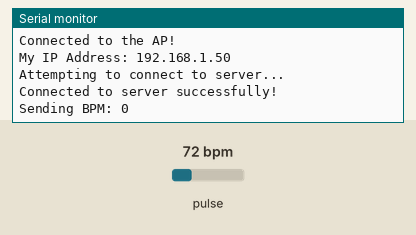
Simulated run of this sketch. Board: ESP32. On the bench: the last lines printed to the serial monitor. The test bench sets the inputs (shaded band); at power-on: pulse 72 bpm. WiFi joins after 1.5 s; servers stay silent unless stated.

Above: at 2.7 s.
2.8 s: pulse set to 42 bpm
At 3.9 s:
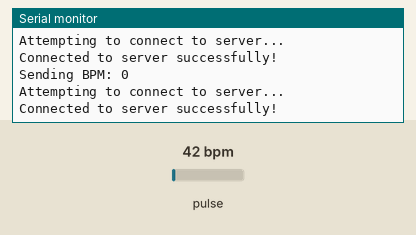
4.3 s: pulse set to 70 bpm
At 5.08 s:
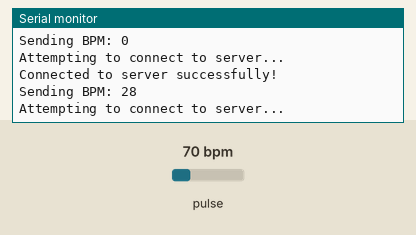
Timing chart, 0 to 7.3 s (numbered marks = the images above; inputs shaded):
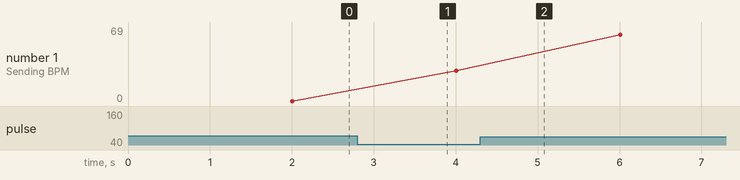

Measured:
- plotted number 1: 0 → 28 after the input at 2.8 s, 28 → 69 after the input at 4.3 s

The sketch:

wifi-testing.ino
```cpp
#include <WiFi.h>
#include <Wire.h>
#include "MAX30105.h"
#include "heartRate.h"

// Network credentials of the AP we want to connect to
const char* ssid = "ESP32-AP";
const char* password = "12345678";

// The default IP address of the ESP32 Access Point
const char* serverIP = "192.168.4.1";
const int serverPort = 80;

// Create a WiFi client object
WiFiClient client;

// MAX30102 sensor object
MAX30105 particleSensor;

// Beat detection state
const byte RATE_SIZE = 4;        // moving average of last 4 readings
byte rates[RATE_SIZE];
byte rateSpot = 0;
long lastBeat = 0;
float beatsPerMinute = 0;
int beatAvg = 0;

// Send timing (we replace delay() with a millis timer — see note below)
unsigned long lastSend = 0;
const unsigned long SEND_INTERVAL = 2000;  // send every 2 seconds

void setup() {
  Serial.begin(115200);

  // --- Init MAX30102 over I2C (SDA=GPIO21, SCL=GPIO22) ---
  Serial.println("Initializing MAX30102...");
  Wire.begin(41, 42);
  if (!particleSensor.begin(Wire, I2C_SPEED_FAST)) {
    Serial.println("MAX30102 not found. Check wiring!");
    while (1);  // halt
  }

  // Set up the sensor for heart rate monitoring
  byte ledBrightness = 0x1F;  // ~6.4mA - good for HR
  byte sampleAverage = 4;
  byte ledMode = 2;       // Red + IR only (works for MAX30102 AND MAX30105)
  byte sampleRate = 100;  // 100 Hz - what the algorithm expects
  int pulseWidth = 411;
  int adcRange = 4096;
  particleSensor.setup(ledBrightness, sampleAverage, ledMode, sampleRate, pulseWidth, adcRange);
  particleSensor.setPulseAmplitudeRed(0x0A);
  particleSensor.setPulseAmplitudeGreen(0);  // Turn off Green LED (not needed for HR)
  Serial.println("Sensor ready. Place finger on sensor.");

  // Set ESP32 to Station mode (client mode)
  WiFi.mode(WIFI_STA);

  // Connect to the Access Point
  Serial.print("Connecting to AP: ");
  Serial.println(ssid);
  WiFi.begin(ssid, password);

  // Wait until successfully connected to the Wi-Fi network
  while (WiFi.status() != WL_CONNECTED) {
    delay(500);
    Serial.print(".");
  }
  Serial.println("\nConnected to the AP!");
  Serial.print("My IP Address: ");
  Serial.println(WiFi.localIP());
}

void loop() {
  // 1. Read the IR value EVERY loop iteration.
  //    checkForBeat() must be called continuously or we miss heartbeats.
  long irValue = particleSensor.getIR();

  // checkForBeat() is a function from "heartRate.h"
  if (checkForBeat(irValue) == true) {
    // We sensed a beat! Calculate the BPM
    if (lastBeat == 0) {
      lastBeat = millis();
    } else {
      long delta = millis() - lastBeat;
      lastBeat = millis();

      beatsPerMinute = 60 / (delta / 1000.0);
    }
    // Make sure the reading makes sense (between 20 and 255 BPM)
    if (beatsPerMinute < 255 && beatsPerMinute > 40) {
      // Store this reading in the array to calculate an average
      rates[rateSpot++] = (byte)beatsPerMinute;
      rateSpot %= RATE_SIZE;  // Wrap around the array

      // Take average of readings
      beatAvg = 0;
      for (byte x = 0; x < RATE_SIZE; x++)
        beatAvg += rates[x];
      beatAvg /= RATE_SIZE;
    }
  }

  // 2. Check if we are connected to the server. If not, connect.
  if (!client.connected()) {
    Serial.println("Attempting to connect to server...");

    if (client.connect(serverIP, serverPort)) {
      Serial.println("Connected to server successfully!");
    } else {
      Serial.println("Connection failed. Retrying in 2 seconds...");
      delay(2000);
      return;  // Exit the loop early and try again
    }
  }

  // 3. If connected, send BPM every SEND_INTERVAL ms.
  //    We use millis() instead of delay() so the sensor keeps sampling
  //    in between sends — delay(2000) would freeze beat detection.
  if (client.connected() && millis() - lastSend > SEND_INTERVAL) {
    lastSend = millis();

    Serial.print("Sending BPM: ");
    Serial.println(beatAvg);

    // Send the BPM value.
    // println() automatically adds the '\n' newline character the server expects!
    client.println(beatAvg);
  }
}
```
